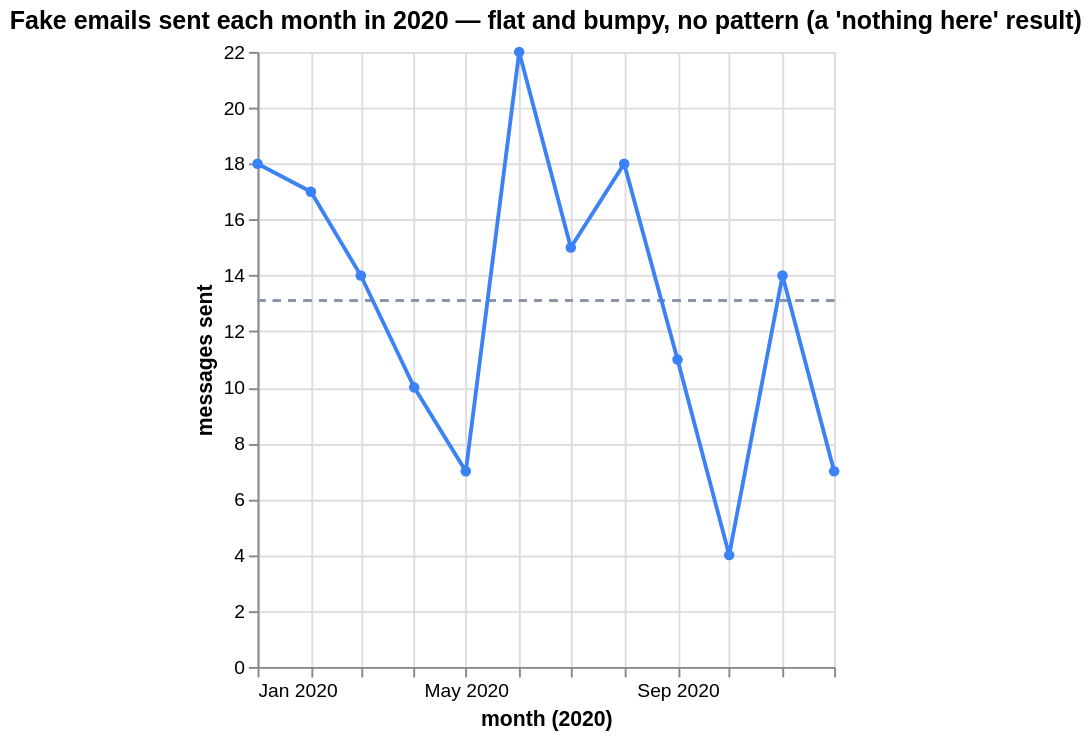

Source (Vega-Lite JSON):
### Vega-Lite specification from a JSON file in a GitHub repository (floating-point values rounded to 4 significant figures)
{"$schema": "https://vega.github.io/schema/vega-lite/v5.json", "title": "Fake emails sent each month in 2020 — flat and bumpy, no pattern (a 'nothing here' result)", "width": "container", "height": 320, "data": {"values": [{"month": "2020-01-01", "count": 18, "mean": 13.1}, {"month": "2020-02-01", "count": 17, "mean": 13.1}, {"month": "2020-03-01", "count": 14, "mean": 13.1}, {"month": "2020-04-01", "count": 10, "mean": 13.1}, {"month": "2020-05-01", "count": 7, "mean": 13.1}, {"month": "2020-06-01", "count": 22, "mean": 13.1}, {"month": "2020-07-01", "count": 15, "mean": 13.1}, {"month": "2020-08-01", "count": 18, "mean": 13.1}, {"month": "2020-09-01", "count": 11, "mean": 13.1}, {"month": "2020-10-01", "count": 4, "mean": 13.1}, {"month": "2020-11-01", "count": 14, "mean": 13.1}, {"month": "2020-12-01", "count": 7, "mean": 13.1}]}, "layer": [{"mark": {"type": "rule", "color": "#8a94a6", "strokeDash": [4, 4]}, "encoding": {"y": {"field": "mean", "type": "quantitative"}}}, {"mark": {"type": "line", "color": "#3b82f6", "point": {"color": "#3b82f6"}}, "encoding": {"x": {"field": "month", "type": "temporal", "timeUnit": "yearmonth", "title": "month (2020)"}, "y": {"field": "count", "type": "quantitative", "title": "messages sent"}, "tooltip": [{"field": "month", "type": "temporal", "timeUnit": "yearmonth"}, {"field": "count", "type": "quantitative"}]}}]}
